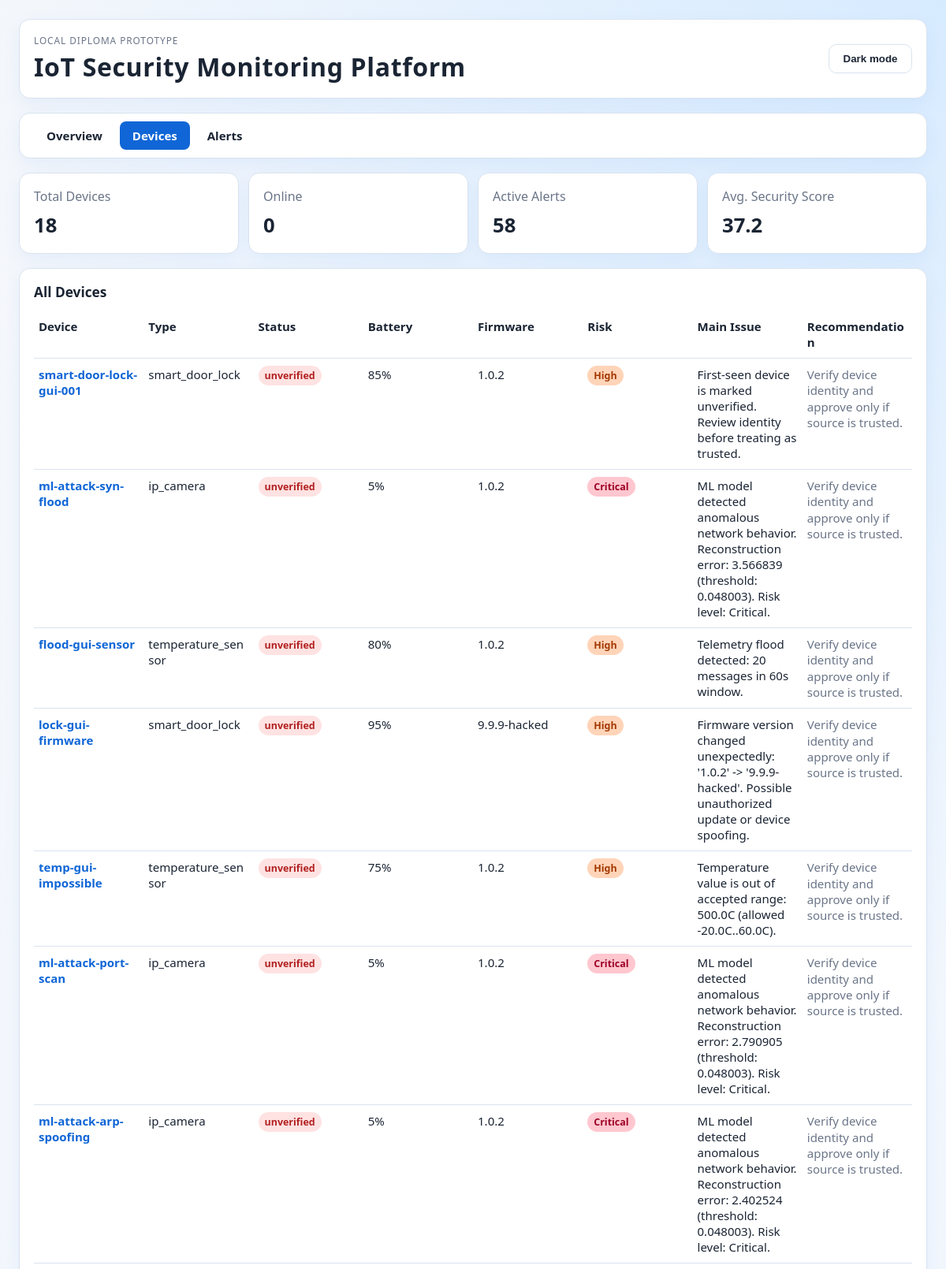
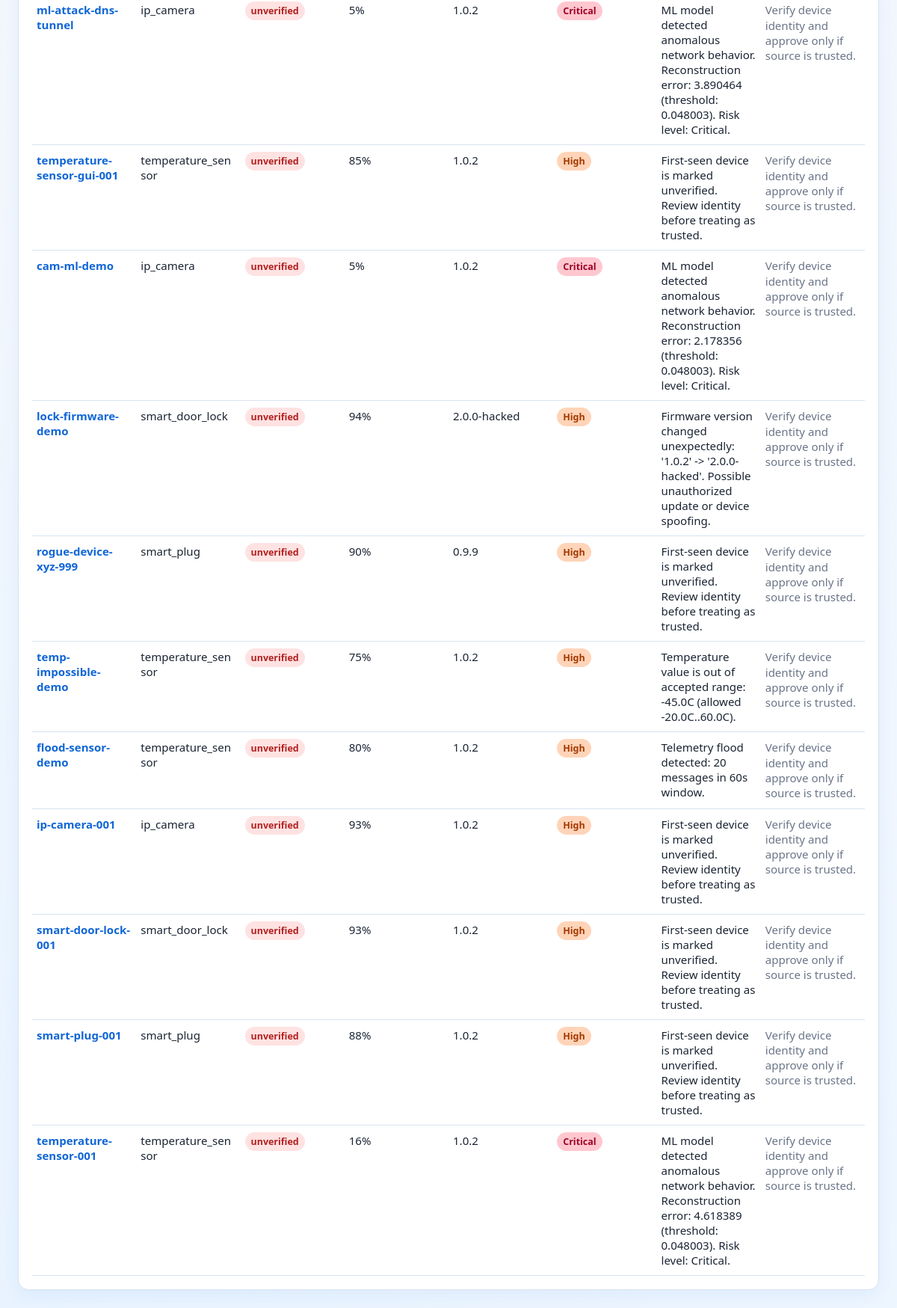
Screenshot of /dashboard/devices with the database file from the repository (2 pictures, top to bottom).
### app/models/device.py (models this page shows)
class Device(Base):
    __tablename__ = "devices"
    id: Mapped[int] = mapped_column(Integer, primary_key=True)
    device_id: Mapped[str] = mapped_column(String(100), unique=True, index=True)
    device_type: Mapped[str] = mapped_column(String(50), index=True)
    name: Mapped[str | None] = mapped_column(String(100), nullable=True)
    status: Mapped[str] = mapped_column(String(30), default="offline")
    firmware_version: Mapped[str | None] = mapped_column(String(50), nullable=True)
    last_seen_at: Mapped[datetime | None] = mapped_column(
        DateTime(timezone=True), nullable=True
    )
    created_at: Mapped[datetime] = mapped_column(
        DateTime(timezone=True), default=utc_now
    )
    updated_at: Mapped[datetime] = mapped_column(
        DateTime(timezone=True), default=utc_now, onupdate=utc_now
    )

### app/models/alert.py (models this page shows)
class Alert(Base):
    __tablename__ = "alerts"
    id: Mapped[int] = mapped_column(Integer, primary_key=True)
    device_id: Mapped[str | None] = mapped_column(
        String(100), index=True, nullable=True
    )
    alert_type: Mapped[str] = mapped_column(String(50), index=True)
    severity: Mapped[str] = mapped_column(String(20), index=True)
    risk_score: Mapped[int] = mapped_column(Integer)
    reason: Mapped[str] = mapped_column(Text)
    source: Mapped[str] = mapped_column(String(50), default="rule_engine")
    status: Mapped[str] = mapped_column(String(30), default="open")
    created_at: Mapped[datetime] = mapped_column(
        DateTime(timezone=True), default=utc_now, index=True
    )

### app/main.py (the view)
@app.get("/dashboard/devices", response_class=HTMLResponse)
def dashboard_devices(request: Request, db: Session = Depends(get_db)) -> HTMLResponse:
    summary = _get_summary(db)
    devices = _list_devices(db, limit=200)
    return templates.TemplateResponse(
        request=request,
        name="devices.html",
        context={"summary": summary, "devices": devices},
    )

### app/templates/devices.html (shortened to what this page needs)
<!DOCTYPE html>
<html lang="ru">
<head>
    <link rel="stylesheet" href="{{ url_for('static', path='/dashboard.css') }}">
</head>
<body>
<main class="page-shell">
    <header class="topbar card">
        <div>
            <p class="eyebrow">Local diploma prototype</p>
            <h1>IoT Security Monitoring Platform</h1>
        </div>
        <div class="actions">
            <button type="button" id="theme-toggle" class="theme-toggle" aria-pressed="false">Dark mode</button>
        </div>
    </header>
    <nav class="nav-bar card">
        <a href="/">Overview</a>
        <a href="/dashboard/devices" class="active">Devices</a>
        <a href="/dashboard/alerts">Alerts</a>
    </nav>
    <section class="kpis">
        <article class="card kpi"><p>Total Devices</p><strong>{{ summary.total_devices }}</strong></article>
        <article class="card kpi"><p>Online</p><strong>{{ summary.online_devices }}</strong></article>
        <article class="card kpi"><p>Active Alerts</p><strong>{{ summary.active_alerts }}</strong></article>
        <article class="card kpi"><p>Avg. Security Score</p><strong>{{ summary.avg_security_score }}</strong></article>
    </section>
    <section class="card">
        <h2>All Devices</h2>
        <table>
            <thead>
            <tr>
                <th>Device</th>
                <th>Type</th>
                <th>Status</th>
                <th>Battery</th>
                <th>Firmware</th>
                <th>Risk</th>
                <th>Main Issue</th>
                <th>Recommendation</th>
            </tr>
            </thead>
            <tbody>
            {% if devices %}
                {% for device in devices %}
                <tr>
                    <td><a href="/dashboard/devices/{{ device.device_id }}" class="device-link">{{ device.device_id }}</a></td>
                    <td>{{ device.device_type }}</td>
                    <td><span class="badge {{ 'online' if device.status == 'online' else 'offline' }}">{{ device.status }}</span></td>
                    <td>{{ device.battery if device.battery is not none else '--' }}{% if device.battery is not none %}%{% endif %}</td>
                    <td>{{ device.firmware_version if device.firmware_version else '--' }}</td>
                    <td><span class="badge risk-{{ device.risk_level | lower }}">{{ device.risk_level }}</span></td>
                    <td>{{ device.main_issue }}</td>
                    <td class="recommendation-cell">{{ device.recommendation }}</td>
                </tr>
                {% endfor %}
            {% else %}
                <tr><td colspan="8">No devices registered yet.</td></tr>
            {% endif %}
            </tbody>
        </table>
    </section>
</main>
</body>
</html>

### app/static/dashboard.css (style rules this page uses)
:root { --bg-1: #f5f7fb; --bg-2: #eef6ff; --glow-top: #d7ebff; --glow-bottom: #e8f3ff; --ink: #1a2433; --muted: #6a7588; --card: #ffffff; --stroke: #d9e3ef; --accent: #1066d6; --accent-soft: #dcecff; --button-bg: #ffffff; --button-ink: #1a2433; --code-bg: #f2f6fc; --ok: #18884f; --warn: #8a6800; --shadow-color: rgb(16 102 214 / 6%); --font-ui: "Segoe UI", "Trebuchet MS", sans-serif; }
* { box-sizing: border-box; }
body { margin: 0; color: var(--ink); font-family: var(--font-ui); background: radial-gradient(circle at top right, var(--glow-top) 0%, transparent 35%), radial-gradient(circle at bottom left, var(--glow-bottom) 0%, transparent 40%), linear-gradient(160deg, var(--bg-1), var(--bg-2)); transition: background 0.25s ease, color 0.25s ease; }
.page-shell { max-width: 1240px; margin: 0 auto; padding: 24px; display: grid; gap: 18px; }
.card { background: var(--card); border: 1px solid var(--stroke); border-radius: 14px; padding: 18px; box-shadow: 0 8px 22px var(--shadow-color); transition: background 0.25s ease, border-color 0.25s ease; }
.topbar { display: flex; justify-content: space-between; align-items: center; gap: 16px; }
.topbar h1 { margin: 4px 0 0; font-size: clamp(1.4rem, 3vw, 2rem); letter-spacing: 0.02em; }
.eyebrow { margin: 0; color: var(--muted); text-transform: uppercase; font-size: 0.74rem; letter-spacing: 0.08em; }
.actions { display: flex; gap: 10px; }
button { border-radius: 10px; border: 1px solid var(--stroke); background: var(--button-bg); color: var(--button-ink); padding: 10px 14px; font-weight: 600; cursor: pointer; transition: background 0.2s ease, border-color 0.2s ease, color 0.2s ease; }
.theme-toggle { min-width: 106px; }
.kpis { display: grid; gap: 12px; grid-template-columns: repeat(4, minmax(0, 1fr)); }
.kpi p { margin: 0; color: var(--muted); }
.kpi strong { display: inline-block; margin-top: 8px; font-size: 1.6rem; }
h2 { margin: 0 0 12px; font-size: 1.08rem; }
table { width: 100%; border-collapse: collapse; font-size: 0.94rem; table-layout: fixed; }
th, td { text-align: left; border-bottom: 1px solid var(--stroke); padding: 10px 6px; vertical-align: top; word-break: break-word; }
.recommendation-cell { color: var(--muted); line-height: 1.35; min-width: 230px; }
.badge { padding: 4px 8px; border-radius: 999px; font-size: 0.78rem; font-weight: 700; }
.badge.offline { background: #ffe2e2; color: #b22020; }
.badge.risk-high { background: #ffd4b8; color: #a23800; }
.badge.risk-critical { background: #ffc7cf; color: #9d0025; }
.nav-bar { display: flex; gap: 6px; padding: 10px 18px; }
.nav-bar a { padding: 8px 16px; border-radius: 8px; text-decoration: none; color: var(--ink); font-weight: 600; font-size: 0.94rem; transition: background 0.15s ease; }
.nav-bar a.active { background: var(--accent); color: #fff; }
.device-link { color: var(--accent); text-decoration: none; font-weight: 600; }

### rows the page displays
Device: device_id "smart-door-lock-gui-001", device_type "smart_door_lock", status "unverified", firmware_version "1.0.2"
Alert: main_issue "First-seen device is marked unverified. Review identity before treating as trusted."
Device: device_id "ml-attack-syn-flood", device_type "ip_camera", status "unverified", firmware_version "1.0.2"
Alert: main_issue "ML model detected anomalous network behavior. Reconstruction error: 3.566839 (threshold: 0.048003). Risk level: Critical."
Device: device_id "flood-gui-sensor", device_type "temperature_sensor", status "unverified", firmware_version "1.0.2"
Alert: main_issue "Telemetry flood detected: 20 messages in 60s window."
Device: device_id "lock-gui-firmware", device_type "smart_door_lock", status "unverified", firmware_version "9.9.9-hacked"
Alert: main_issue "Firmware version changed unexpectedly: '1.0.2' -> '9.9.9-hacked'. Possible unauthorized update or device spoofing."
Device: device_id "temp-gui-impossible", device_type "temperature_sensor", status "unverified", firmware_version "1.0.2"
Alert: main_issue "Temperature value is out of accepted range: 500.0C (allowed -20.0C..60.0C)."
Device: device_id "ml-attack-port-scan", device_type "ip_camera", status "unverified", firmware_version "1.0.2"
Alert: main_issue "ML model detected anomalous network behavior. Reconstruction error: 2.790905 (threshold: 0.048003). Risk level: Critical."
Device: device_id "ml-attack-arp-spoofing", device_type "ip_camera", status "unverified", firmware_version "1.0.2"
Alert: main_issue "ML model detected anomalous network behavior. Reconstruction error: 2.402524 (threshold: 0.048003). Risk level: Critical."
Device: device_id "ml-attack-dns-tunnel", device_type "ip_camera", status "unverified", firmware_version "1.0.2"
Alert: main_issue "ML model detected anomalous network behavior. Reconstruction error: 3.890464 (threshold: 0.048003). Risk level: Critical."
Device: device_id "temperature-sensor-gui-001", device_type "temperature_sensor", status "unverified", firmware_version "1.0.2"
Alert: main_issue "First-seen device is marked unverified. Review identity before treating as trusted."
Device: device_id "cam-ml-demo", device_type "ip_camera", status "unverified", firmware_version "1.0.2"
Alert: main_issue "ML model detected anomalous network behavior. Reconstruction error: 2.178356 (threshold: 0.048003). Risk level: Critical."
Device: device_id "lock-firmware-demo", device_type "smart_door_lock", status "unverified", firmware_version "2.0.0-hacked"
Alert: main_issue "Firmware version changed unexpectedly: '1.0.2' -> '2.0.0-hacked'. Possible unauthorized update or device spoofing."
Device: device_id "rogue-device-xyz-999", device_type "smart_plug", status "unverified", firmware_version "0.9.9"
Alert: main_issue "First-seen device is marked unverified. Review identity before treating as trusted."
Device: device_id "temp-impossible-demo", device_type "temperature_sensor", status "unverified", firmware_version "1.0.2"
Alert: main_issue "Temperature value is out of accepted range: -45.0C (allowed -20.0C..60.0C)."
Device: device_id "flood-sensor-demo", device_type "temperature_sensor", status "unverified", firmware_version "1.0.2"
Alert: main_issue "Telemetry flood detected: 20 messages in 60s window."
Device: device_id "ip-camera-001", device_type "ip_camera", status "unverified", firmware_version "1.0.2"
Alert: main_issue "First-seen device is marked unverified. Review identity before treating as trusted."
Device: device_id "smart-door-lock-001", device_type "smart_door_lock", status "unverified", firmware_version "1.0.2"
Alert: main_issue "First-seen device is marked unverified. Review identity before treating as trusted."
Device: device_id "smart-plug-001", device_type "smart_plug", status "unverified", firmware_version "1.0.2"
Alert: main_issue "First-seen device is marked unverified. Review identity before treating as trusted."
Device: device_id "temperature-sensor-001", device_type "temperature_sensor", status "unverified", firmware_version "1.0.2"
Alert: main_issue "ML model detected anomalous network behavior. Reconstruction error: 4.618389 (threshold: 0.048003). Risk level: Critical."

### other values shown
{{ summary.total_devices }} "18"
{{ summary.online_devices }} "0"
{{ summary.active_alerts }} "58"
{{ summary.avg_security_score }} "37.2"
{{ device.battery if device.battery is not none else '--' }} "85" "5" "80" "95" "75" "5" "5" "5" "85" "5" "94" "90" "75" "80" "93" "93" "88" "16"
{{ device.risk_level }} "High" "Critical" "High" "High" "High" "Critical" "Critical" "Critical" "High" "Critical" "High" "High" "High" "High" "High" "High" "High" "Critical"
{{ device.recommendation }} "Verify device identity and approve only if source is trusted." "Verify device identity and approve only if source is trusted." "Verify device identity and approve only if source is trusted." "Verify device identity and approve only if source is trusted." "Verify device identity and approve only if source is trusted." "Verify device identity and approve only if source is trusted." "Verify device identity and approve only if source is trusted." "Verify device identity and approve only if source is trusted." "Verify device identity and approve only if source is trusted." "Verify device identity and approve only if source is trusted." "Verify device identity and approve only if source is trusted." "Verify device identity and approve only if source is trusted." "Verify device identity and approve only if source is trusted." "Verify device identity and approve only if source is trusted." "Verify device identity and approve only if source is trusted." "Verify device identity and approve only if source is trusted." "Verify device identity and approve only if source is trusted." "Verify device identity and approve only if source is trusted."
